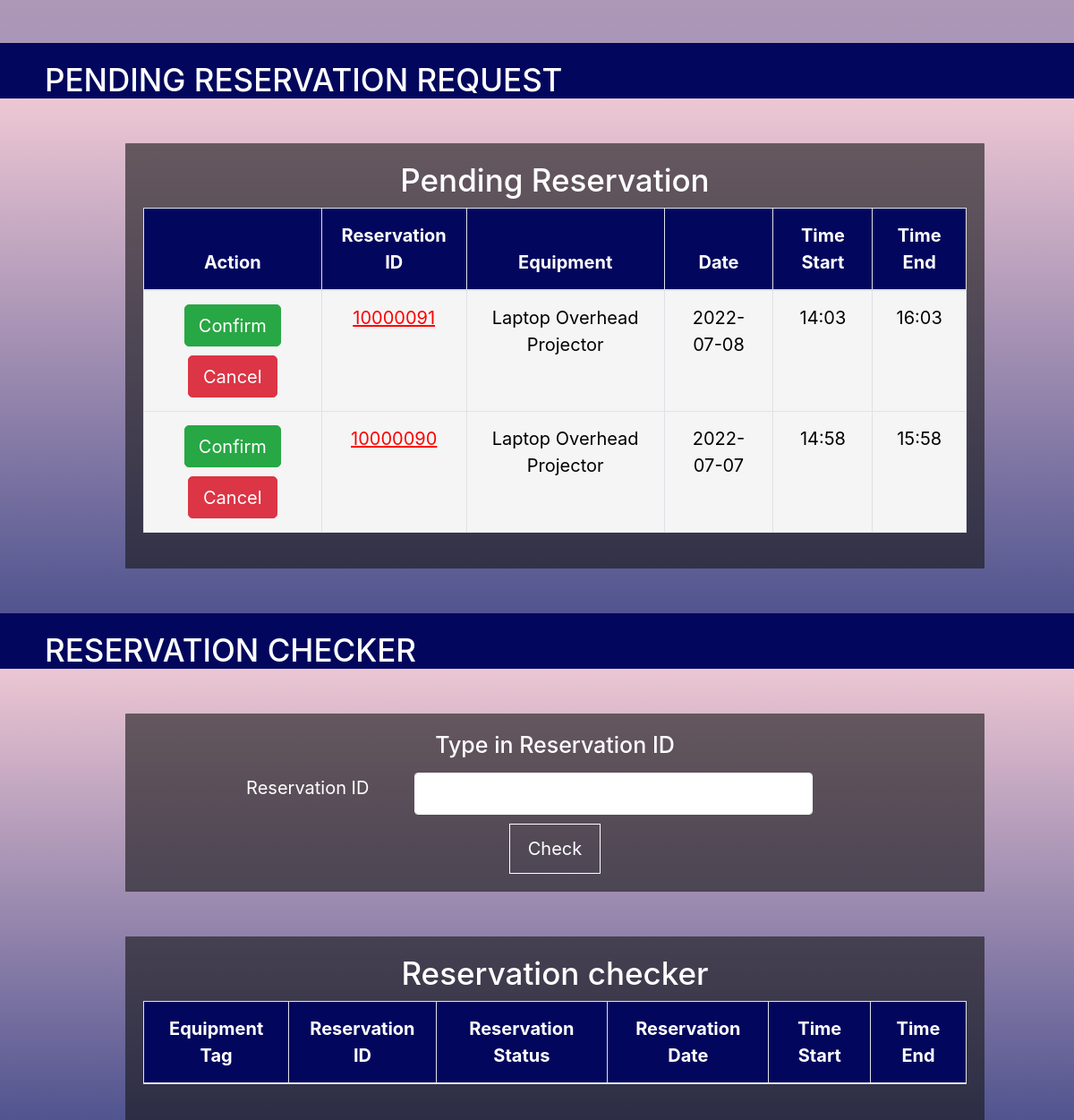
Before: /Manila/Admin_home.php (signed in, lower part) with the older database file.
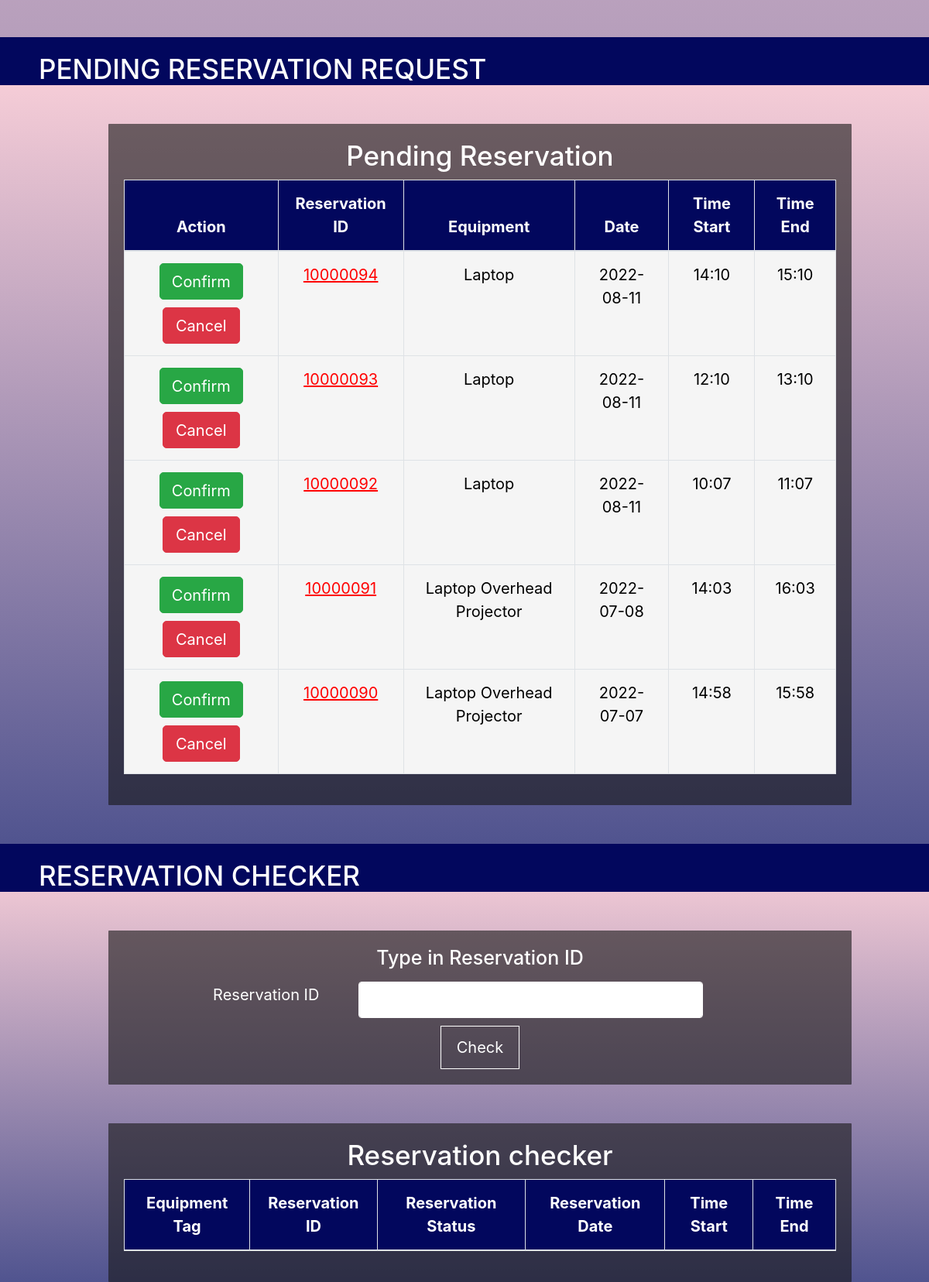
After: the same page with the newer database file.
### tables this page shows
CREATE TABLE `reservation` (
  `Res_id` int(8) NOT NULL,
  `nature` varchar(255) NOT NULL,
  `Purpose` varchar(255) NOT NULL,
  `Equipment` varchar(255) NOT NULL,
  `resDate` varchar(255) NOT NULL,
  `Time_Start` varchar(255) NOT NULL,
  `Time_End` varchar(255) NOT NULL,
  `Room_Venue` varchar(255) NOT NULL,
  `ReqName` varchar(255) NOT NULL,
  `SchoolID` varchar(255) NOT NULL,
  `School` varchar(255) NOT NULL,
  `Email` varchar(255) NOT NULL,
  `Status` varchar(255) NOT NULL DEFAULT 'NONE',
  `Remarks` varchar(255) NOT NULL DEFAULT 'None',
  `Checked_By` varchar(255) NOT NULL DEFAULT 'None',
  `Released By` varchar(255) DEFAULT NULL,
  `Recieved By` varchar(255) DEFAULT NULL,
  `Date_Requested` timestamp NOT NULL DEFAULT current_timestamp(),
  `Last_Update` timestamp NULL DEFAULT NULL,
  `User` varchar(255) DEFAULT NULL,
  `Office` varchar(255) DEFAULT NULL
);

CREATE TABLE `tbl_equipment` (
  `Equip_ID` int(8) NOT NULL,
  `Tag` varchar(255) NOT NULL,
  `type` varchar(255) NOT NULL,
  `name` varchar(255) NOT NULL,
  `MODel` varchar(255) NOT NULL,
  `information` varchar(255) NOT NULL,
  `Stats` varchar(255) NOT NULL DEFAULT 'Available',
  `Office` varchar(255) DEFAULT NULL,
  `Site` varchar(255) NOT NULL DEFAULT 'MANILA',
  `Purchase Date` date DEFAULT NULL,
  `Condemn Date` date DEFAULT NULL,
  `Checked_By` varchar(255) DEFAULT NULL,
  `Last_Update` timestamp NULL DEFAULT NULL
);

### Manila/PHP/Admin/Admin_pending.php (the view, shortened to what this page needs)
<?php
include('../Connection/Connection.php');
		$qry= "SELECT * from `reservation` WHERE `Status` = 'PENDING' LIMIT 10";
		$run = mysqli_query($con, $qry);
			if(mysqli_num_rows($run) > 0){
				foreach($run as $row){
				$sample=$row['Equipment'];
				$st=str_split($sample,9);
					?>
						<tr>
							<td>
								<a class='btn btn-success' href='Admin_home.php? name="<?= $row['Res_id'];?>"'>Confirm</a>
						    	<a class='btn btn-danger' Style=" Width:100px; margin-top:10px;"  href='Admin_home.php? id="<?= $row['Res_id'];?>"'>Cancel</a>
						    </td>
							<td class="Tracking">
								<a id="myBtn" onclick="TnC()"><?= $row['Res_id'];?></a>
							</td>
							<td>
								<?php
									for ($i=0; $i<=15; $i++){
											$wry1 = "SELECT `type` FROM tbl_equipment WHERE `Equip_ID` = '$st[$i]'";
											$run1 = mysqli_query($con, $wry1);
											$row1 = mysqli_fetch_assoc($run1);
											$sample1 = $row1['type'];
												echo "$sample1 ";
									}
								?>
							</td>
							<td><?= $row['resDate'];?></td>
							<td><?= $row['Time_Start'];?></td>
							<td><?= $row['Time_End'];?></td>
						</tr>
					<?php
				}
			}
?>

### Manila/Admin_home.php (shortened to what this page needs)
<!doctype html>
<html lang="en">
  <head>
     <link rel="stylesheet" type="text/css" href="vendor/css/bootstrap.min.css">
    <link rel="stylesheet" href="https://cdn.jsdelivr.net/npm/bootstrap@4.6.0/dist/css/bootstrap.min.css">
    <link href="vendor/css/all.css" rel="stylesheet">
    <link rel="stylesheet" type="text/css" href="resource/css/Login.css">
  </head>
  <body>
    <header class="bahay">
                      <?php include('PHP/Admin/Admin_OngoingRes.php');?>
  </header>
  <section class="Pending" id="pending">
      <h3 class="contact">Pending Reservation request</h3>
      <div class="containeredP">
        <h3 class="label_Confirm">Pending Reservation </h3>
         <div class="table-responsive">
            <table class="table table-bordered table-hover">
                <thead>
                  <tr>
                      <th class="tHead">Action</th>
                      <th class="tHead">Reservation ID</th>
                      <th class="tHead">Equipment</th>
                      <th class="tHead">Date</th>
                      <th class="tHead">Time Start</th>
                      <th class="tHead">Time End</th>
                  <tbody>
                      <?php include('PHP/Admin/Admin_pending.php');?>
                  </tbody>
                  </tr>
                </thead>
            </table>
          </div>
        </div>
  </section>
  <section class="Inventory" id="inventory">
      <h3 class="contact">Reservation Checker</h3>
      <div class="containeredP">
      <form action="" method="GET">
         <h5 class="TrackerInstruction">Type in Reservation ID</h5>
        <div class="row">
          <div class="col-25">
            <label for="fname">Reservation ID</label>
          </div>
          <div class="col-75">
            <input class="form-control" type="text" id="Iny" name="Iny" placeholder=" ">
          </div>
        </div>
          <div class="rows">
          <input type="submit" name="check" value="Check">
          </div>
      </form>
    </div>
    <div class="containeredP">
        <h3 class="label_Confirm">Reservation checker</h3>
         <div class="table-responsive">
            <table class = "table table-bordered" >
                <thead>
                  <tr>
                      <th class="tHead">Equipment Tag</th>
                      <th class="tHead">Reservation ID</th>
                      <th class="tHead">Reservation Status</th>
                      <th class="tHead">Reservation Date</th>
                      <th class="tHead">Time Start</th>
                      <th class="tHead">Time End</th>
                  </tr>
                </thead>
            </table>
          </div>
    </div>
  </section>
  </body>
</html>

### Manila/resource/css/Login.css (style rules this page uses)
* { margin:0; padding: 0; }
html { background-color: #FFF; color:#555; font-family: "lato","verdana"; font-size: 20px; text-rendering: optimizeLegibility; scroll-behavior: smooth; }
.bahay { min-height: 100vh; background-image:linear-gradient(rgba(255,192,203,0.69),rgba(2,7,93,0.69)); background-position: center; background-attachment: fixed; background-position: center; background-repeat: no-repeat; background-size: cover; padding-bottom: 50px; }
.Pending { padding-bottom: 50px; }
input[type=text], select, textarea { width: 100%; padding: 12px; border: 1px solid #FFF; border-radius: 4px; resize: vertical; }
label { padding: 2px 2px 2px 2px; display: inline-block; color:white; }
input[type=submit] { background-color: transparent; transition: 0.5s; color:white; padding: 12px 20px; border: 1px solid white; cursor: pointer; }
.Pending { background-image:linear-gradient(rgba(255,192,203,0.69),rgba(2,7,93,0.69)); color: white; }
.Inventory { background-image:linear-gradient(rgba(255,192,203,0.69),rgba(2,7,93,0.69)); color: white; }
.contact { background-color:rgb(2,7,93); color:white; text-transform: uppercase; padding-top: 20px; padding-left: 50px; margin-top: 0; margin-bottom: 50px; }
.containeredP { width: 80%; border-radius: 1px; background-color: rgba(20,20,20,.60); padding: 20px; margin-bottom: 0; margin-left: 140px; margin-top: 50px; text-align: center; }
.label_Confirm { color: white; }
.table { color: black; background-color: whitesmoke; }
.Tracking { color: red; }
.tHead { color: white; background-color: rgb(2, 7,93); }
.TrackerInstruction { color: white; }
.col-25 { float: left; width: 25%; margin-top: 6px; margin-left: 80px; padding-left: 0; }
.col-75 { float: left; width: 50%; margin-top: 6px; padding-right: 30px; margin-bottom: 10px; }
#myBtn { text-decoration-line: underline; cursor: pointer; }

Changed rows visible on the page:
added reservation: Res_id "10000094", resDate "2022-08-11", Time_Start "14:10", Time_End "15:10"
now on this page (row unchanged): tbl_equipment: type "Laptop"
added reservation: Res_id "10000093", resDate "2022-08-11", Time_Start "12:10", Time_End "13:10"
added reservation: Res_id "10000092", resDate "2022-08-11", Time_Start "10:07", Time_End "11:07"
